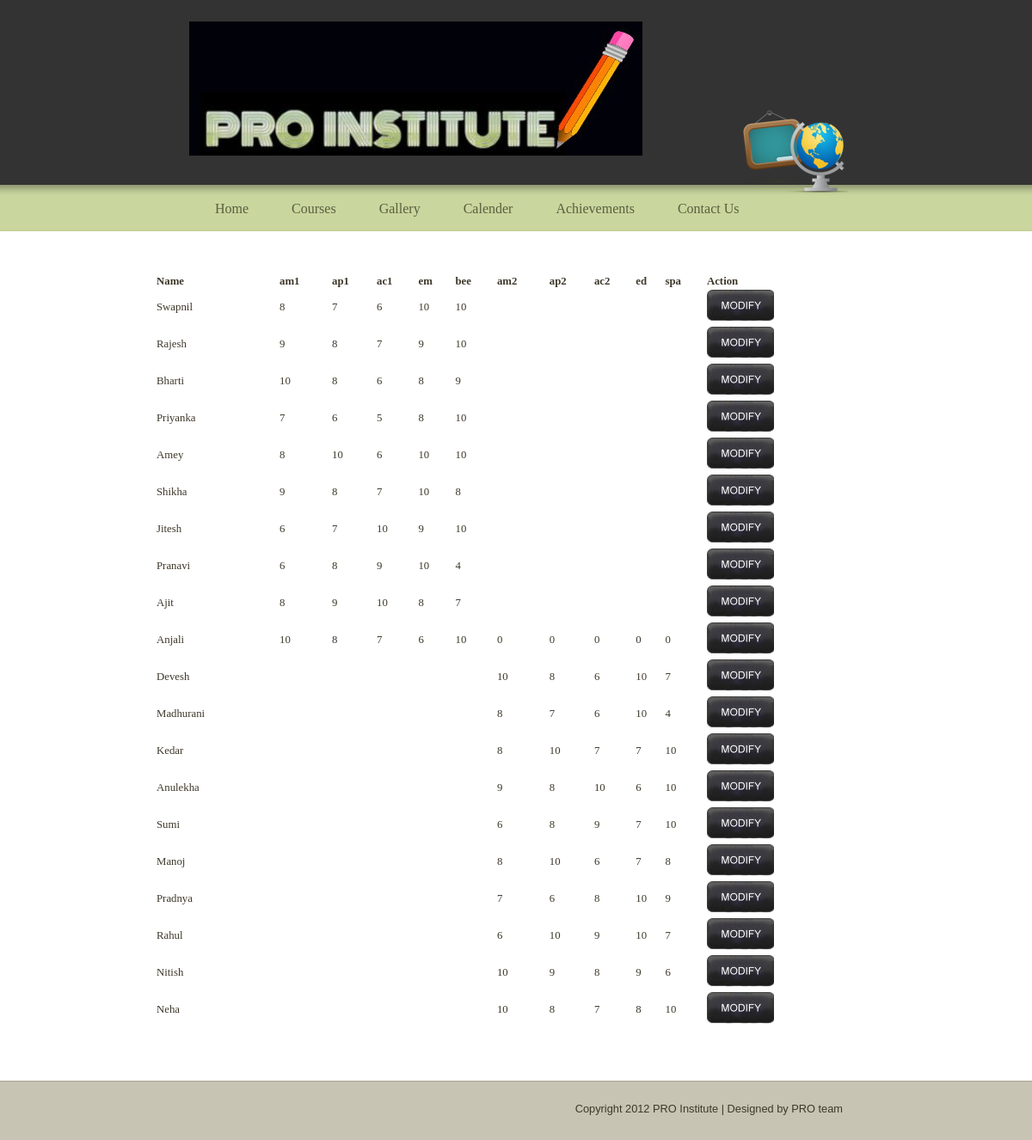
The app's page /PRO/modifya.php with its own data.
### tables this page shows
CREATE TABLE IF NOT EXISTS `attendance` (
  `Rollno` int(11) NOT NULL,
  `Name` text NOT NULL,
  `m1` int(11) DEFAULT NULL,
  `p1` int(11) DEFAULT NULL,
  `c1` int(11) DEFAULT NULL,
  `em` int(11) DEFAULT NULL,
  `bee` int(11) DEFAULT NULL,
  `m2` int(11) DEFAULT NULL,
  `p2` int(11) DEFAULT NULL,
  `c2` int(11) DEFAULT NULL,
  `ed` int(11) DEFAULT NULL,
  `spa` int(11) DEFAULT NULL,
  PRIMARY KEY (`Rollno`)
);

### PRO/modifya.php (the view, shortened to what this page needs)
<!DOCTYPE html>
<html>
<head>
<link rel='stylesheet' type='text/css' href='http://cdn1.editmysite.com/editor/libraries/fancybox/fancybox.css?1349735617'></script>
<link rel='stylesheet' href='http://cdn1.editmysite.com/editor/images/common/common-v2.css?buildTime=1349735617' type='text/css' />
<link rel='stylesheet' type='text/css' href='files/main_style.css?1349893634' title='wsite-theme-css' />
</head>
<body class='wsite-theme-light no-header-page wsite-page-visitor'>
<div id="header-wrapper">
	<div id="header-top">
		<div id="icon"></div>
		<table id="header">
			<tr>
				<td id="logo"><span class='wsite-logo'><a href=''><img src='uploads/1/3/9/3/13935928/logo.jpg' /></a></span></td>
				<td id="header-right">
				</td>
			</tr>
		</table>
	</div>
</div>
<div id="wrapper">
	<div id="content-wrapper">
		<div id="navigation">
			<ul><li id='pg756757160479977039'><a href='index.html'>Home</a></li><li id='pg104995124809686092'><a href='courses.html'>Courses</a></li><li id='pg830857762625900092'><a href='gallery.html'>Gallery</a></li><li id='pg606659361367116278'><a href='calender.html'>Calender</a></li><li id='pg830396505791146032'><a href='achievements.html'>Achievements</a></li><li id='pg191142817225846313'><a href='contact-us.html'>Contact Us</a></li></ul>
		</div>
		<div id="content">
		</div>
	</div>
</div>
<div align="center">
    <?php
	 	 $link=mysql_connect("localhost","root","") or die("Cannot Connect to the database!");
	 $query="SELECT * FROM attendance";
		  $resource=mysql_query($query,$link);
		 echo "
		<table align=\"center\" border=\"0\" width=\"70%\">
		<tr>
		<td><b>Name</b></td> <td><b>am1</b></td> <td><b>ap1</b></td> <td><b>ac1</b></td> <td><b>em</b></td> <td><b>bee</b></td> <td><b>am2</b></td> <td><b>ap2</b></td> <td><b>ac2</b></td> <td><b>ed</b></td> <td><b>spa</b></td> <td><b>Action</b></td> </tr> ";
while($result=mysql_fetch_array($resource))
	{
	echo "<tr><td>".$result[1]."</td><td>".$result[2]."</td><td>".$result[3]."</td><td>".$result[4]."</td><td>".$result[5]."</td><td>".$result[6]."</td><td>".$result[7]."</td><td>".$result[8]."</td><td>".$result[9]."</td><td>".$result[10]."</td><td>".$result[11]."</td><td>
	<a href=\"modifya2.php?id=".$result[0]."\"><img border=\"0\" src=\"uploads/1/3/9/3/13935928/modify.jpg\" onmouseover=\"this.src='uploads/1/3/9/3/13935928/modifymouseover.jpg';\" onmouseout=\"this.src='uploads/1/3/9/3/13935928/modify.jpg';\" /></a>
	</td></tr>";
	} echo "</table>";
	 ?>
      </div>
<br></br><br></br>
<div id="footer">
	<div id="footer-content"><div id="footer-content"> Copyright 2012 PRO Institute | Designed by PRO team </div></div>
</div>
</body>
</html>

### PRO/files/main_style.css (style rules this page uses)
* { margin: 0; padding: 0; }
body { background-color: #fffff; font-family: Georgia, "Times New Roman", Times, serif; font-size: .8em; color: #3e382a; margin: 0; padding: 0; }
#header-top { width: 760px; margin: 0 auto; }
#wrapper { margin-top: -19px; background: #fff url(theme/background.png?528507) repeat-x center top; }
#content-wrapper { position: relative; width: 760px; margin: 0 auto; }
#icon { background: transparent url(theme/icons.png?528507) no-repeat center bottom; position: absolute; z-index: 10; left: 644px; bottom: 10px; width: 122px; height: 96px; }
a { color: #a2ac81; text-decoration: none; }
#header-top { position: relative; }
#header-wrapper { background-color: #333333; }
#logo, #logo a, #logo .wsite-logo a { color: #fff; text-decoration: none; }
#content { margin-top: 24px; padding-bottom: 25px; }
#navigation { margin: 0 0 11px 0; height: 43px; width: 700px; float: left; position: relative; z-index: 11; }
#navigation ul { margin: 0; padding: 0; }
#navigation li { float: left; font-size: 16px; text-align: center; list-style: none; margin: 0; height: 35px; }
#navigation a:link { color: #585f3e; text-decoration: none; }
#navigation a { height: 35px; display: inline-block; padding: 19px 20px 0 30px; }
#header { width: 100%; height: 125px; }
#header, #header table { border-collapse: collapse; border-spacing: 0; }
#header td { vertical-align: middle; text-align: left; }
#logo { padding: 25px 0 45px 0; font-size: 2.5em; font-style: italic; }
#header-right { padding: 0 140px 20px 10px; }
#footer { background: #C7C4B3 url(theme/footer_background.gif?528507) repeat-x center top; padding-top: 25px; padding-bottom: 29px; text-align: right; }
#footer-content { width: 760px; margin: 0 auto; font-family: "lucida grande", arial, sans-serif; }

### records on screen
attendance: Name "Swapnil", m1 "8", p1 "7", c1 "6", em "10", bee "10"
attendance: Name "Rajesh", m1 "9", p1 "8", c1 "7", em "9", bee "10"
attendance: Name "Bharti", m1 "10", p1 "8", c1 "6", em "8", bee "9"
attendance: Name "Priyanka", m1 "7", p1 "6", c1 "5", em "8", bee "10"
attendance: Name "Amey", m1 "8", p1 "10", c1 "6", em "10", bee "10"
attendance: Name "Shikha", m1 "9", p1 "8", c1 "7", em "10", bee "8"
attendance: Name "Jitesh", m1 "6", p1 "7", c1 "10", em "9", bee "10"
attendance: Name "Pranavi", m1 "6", p1 "8", c1 "9", em "10", bee "4"
attendance: Name "Ajit", m1 "8", p1 "9", c1 "10", em "8", bee "7"
attendance: Name "Anjali", m1 "10", p1 "8", c1 "7", em "6", bee "10", m2 "0", p2 "0", c2 "0", ed "0", spa "0"
attendance: Name "Devesh", m2 "10", p2 "8", c2 "6", ed "10", spa "7"
attendance: Name "Madhurani", m2 "8", p2 "7", c2 "6", ed "10", spa "4"
attendance: Name "Kedar", m2 "8", p2 "10", c2 "7", ed "7", spa "10"
attendance: Name "Anulekha", m2 "9", p2 "8", c2 "10", ed "6", spa "10"
attendance: Name "Sumi", m2 "6", p2 "8", c2 "9", ed "7", spa "10"
attendance: Name "Manoj", m2 "8", p2 "10", c2 "6", ed "7", spa "8"
attendance: Name "Pradnya", m2 "7", p2 "6", c2 "8", ed "10", spa "9"
attendance: Name "Rahul", m2 "6", p2 "10", c2 "9", ed "10", spa "7"
attendance: Name "Nitish", m2 "10", p2 "9", c2 "8", ed "9", spa "6"
attendance: Name "Neha", m2 "10", p2 "8", c2 "7", ed "8", spa "10"
